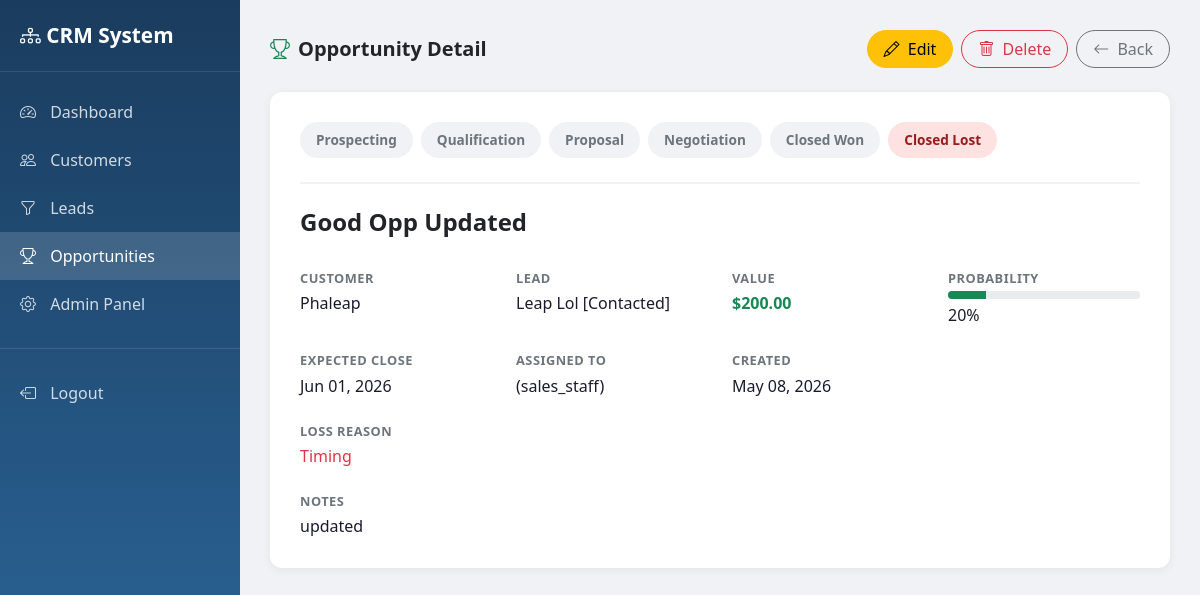
/opportunities/2/ (signed in), run on an earlier commit of the app's database.
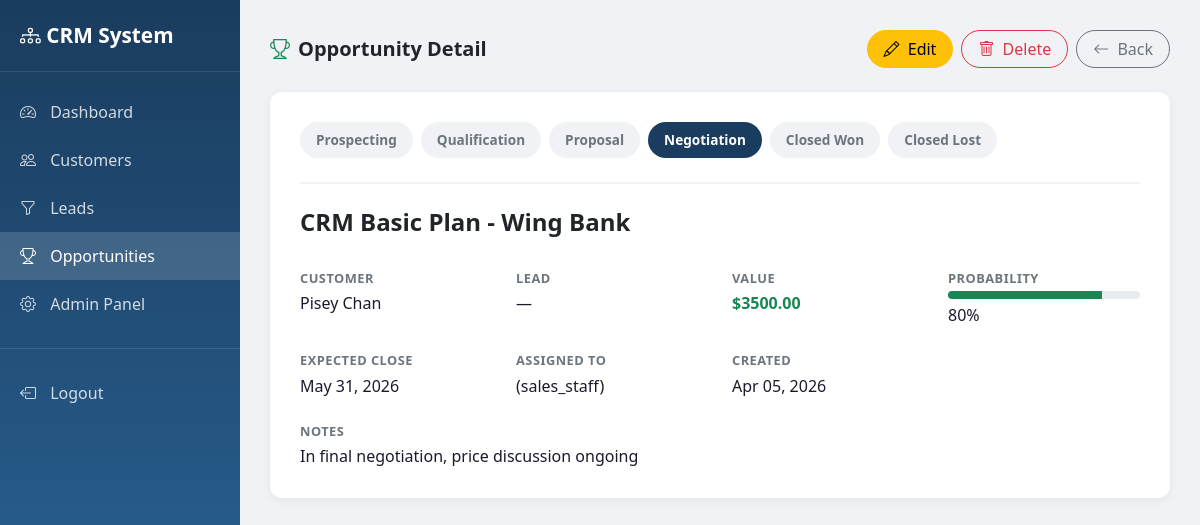
And on a later commit of the database.
### opportunities/models.py (models this page shows, shortened)
class Opportunity(models.Model):
    STAGE_CHOICES = [
        ('prospecting', 'Prospecting'),
        ('qualification', 'Qualification'),
        ('proposal', 'Proposal'),
        ('negotiation', 'Negotiation'),
        ('closed_won', 'Closed Won'),
        ('closed_lost', 'Closed Lost'),
    ]
    title = models.CharField(max_length=255)
    customer = models.ForeignKey(Customer, on_delete=models.SET_NULL, null=True, blank=True)
    lead = models.ForeignKey(Lead, on_delete=models.SET_NULL, null=True, blank=True)
    stage = models.CharField(max_length=30, choices=STAGE_CHOICES, default='prospecting')
    value = models.DecimalField(max_digits=12, decimal_places=2, null=True, blank=True)
    probability = models.IntegerField(default=0, help_text='0-100%')
    expected_close_date = models.DateField(null=True, blank=True)
    actual_close_date = models.DateField(null=True, blank=True)
    loss_reason = models.CharField(max_length=255, blank=True)
    assigned_to = models.ForeignKey(User, on_delete=models.SET_NULL, null=True, blank=True)
    notes = models.TextField(blank=True)
    created_at = models.DateTimeField(auto_now_add=True)
    updated_at = models.DateTimeField(auto_now=True)

### customers/models.py (models this page shows)
class Customer(models.Model):
    SEGMENT_CHOICES = [
        ('enterprise', 'Enterprise'),
        ('smb', 'SMB'),
        ('startup', 'Startup'),
        ('individual', 'Individual'),
    ]
    STATUS_CHOICES = [
        ('active', 'Active'),
        ('inactive', 'Inactive'),
        ('blocked', 'Blocked'),
    ]
    full_name = models.CharField(max_length=200)
    email = models.EmailField(unique=True, blank=True, null=True)
    phone = models.CharField(max_length=20, blank=True)
    company = models.CharField(max_length=200, blank=True)
    job_title = models.CharField(max_length=100, blank=True)
    segment = models.CharField(max_length=20, choices=SEGMENT_CHOICES, blank=True)
    industry = models.CharField(max_length=100, blank=True)
    city = models.CharField(max_length=100, blank=True)
    country = models.CharField(max_length=100, blank=True)
    status = models.CharField(max_length=20, choices=STATUS_CHOICES, default='active')
    tags = models.ManyToManyField(CustomerTag, blank=True)
    assigned_to = models.ForeignKey(User, on_delete=models.SET_NULL, null=True, blank=True, related_name='assigned_customers')
    created_by = models.ForeignKey(User, on_delete=models.SET_NULL, null=True, related_name='created_customers')
    created_at = models.DateTimeField(auto_now_add=True)
    updated_at = models.DateTimeField(auto_now=True)
    def __str__(self):
        return self.full_name

### leads/models.py (models this page shows)
class Lead(models.Model):
    SOURCE_CHOICES = [
        ('website', 'Website'),
        ('referral', 'Referral'),
        ('social_media', 'Social Media'),
        ('cold_call', 'Cold Call'),
        ('event', 'Event'),
    ]
    STATUS_CHOICES = [
        ('new', 'New'),
        ('contacted', 'Contacted'),
        ('qualified', 'Qualified'),
        ('unqualified', 'Unqualified'),
        ('converted', 'Converted'),
    ]
    RATING_CHOICES = [
        ('hot', '🔥 Hot'),
        ('warm', '😊 Warm'),
        ('cold', '❄️ Cold'),
    ]
    full_name = models.CharField(max_length=200)
    email = models.EmailField(blank=True)
    phone = models.CharField(max_length=20, blank=True)
    company = models.CharField(max_length=200, blank=True)
    source = models.CharField(max_length=30, choices=SOURCE_CHOICES, blank=True)
    status = models.CharField(max_length=20, choices=STATUS_CHOICES, default='new')
    rating = models.CharField(max_length=10, choices=RATING_CHOICES, blank=True)
    budget = models.DecimalField(max_digits=12, decimal_places=2, null=True, blank=True)
    notes = models.TextField(blank=True)
    assigned_to = models.ForeignKey(User, on_delete=models.SET_NULL, null=True, blank=True)
    converted_customer = models.ForeignKey(Customer, on_delete=models.SET_NULL, null=True, blank=True)
    converted_at = models.DateTimeField(null=True, blank=True)
    created_at = models.DateTimeField(auto_now_add=True)
    updated_at = models.DateTimeField(auto_now=True)
    def __str__(self):
        return f"{self.full_name} [{self.get_status_display()}]"

### accounts/models.py (models this page shows)
class User(AbstractUser):
    ROLE_CHOICES = [
        ('admin', 'Admin'),
        ('sales_staff', 'Sales Staff'),
        ('customer_service', 'Customer Service'),
    ]
    phone = models.CharField(max_length=20, blank=True)
    role = models.CharField(max_length=20, choices=ROLE_CHOICES, default='sales_staff')
    profile_image = models.ImageField(upload_to='profiles/', blank=True, null=True)
    def __str__(self):
        return f"{self.get_full_name()} ({self.role})"

### opportunities/views.py (the view)
# urls.py: path('<int:pk>/', views.opportunity_detail, name='opportunity_detail'),
@login_required
def opportunity_detail(request, pk):
    opportunity = get_object_or_404(Opportunity, pk=pk)
    return render(request, 'opportunities/opportunity_detail.html', {'opportunity': opportunity})

### templates/opportunities/opportunity_detail.html (shortened to what the changed rows need)
<!DOCTYPE html>
<html lang="en">
<head>
    <link href="https://cdn.jsdelivr.net/npm/bootstrap@5.3.0/dist/css/bootstrap.min.css" rel="stylesheet">
    <link href="https://cdn.jsdelivr.net/npm/bootstrap-icons@1.10.0/font/bootstrap-icons.css" rel="stylesheet">
</head>
<body>
<div class="main-content">
    <div class="detail-card">
        <div class="d-flex gap-2 flex-wrap mb-4 pb-4" style="border-bottom: 2px solid #f0f2f5;">
            {% for stage_val, stage_label in opportunity.STAGE_CHOICES %}
            <span class="pipeline-step
                {% if opportunity.stage == stage_val %}
                    {% if stage_val == 'closed_won' %}done
                    {% elif stage_val == 'closed_lost' %}lost
                    {% else %}active{% endif %}
                {% endif %}">
                {{ stage_label }}
            </span>
            {% endfor %}
        </div>
        <div class="row g-4">
            <div class="col-md-12">
                <h4 class="fw-bold">{{ opportunity.title }}</h4>
            </div>
            <div class="col-md-3">
                <div class="info-label">Customer</div>
                <div class="info-value">{{ opportunity.customer|default:"—" }}</div>
            </div>
            <div class="col-md-3">
                <div class="info-label">Lead</div>
                <div class="info-value">{{ opportunity.lead|default:"—" }}</div>
            </div>
            <div class="col-md-3">
                <div class="info-label">Value</div>
                <div class="info-value text-success fw-bold">
                    {% if opportunity.value %}${{ opportunity.value|floatformat:2 }}{% else %}—{% endif %}
                </div>
            </div>
            <div class="col-md-3">
                <div class="info-label">Probability</div>
                <div class="info-value">
                    <div class="progress mb-1" style="height: 8px;">
                        <div class="progress-bar bg-success" style="width: {{ opportunity.probability }}%"></div>
                    </div>
                    {{ opportunity.probability }}%
                </div>
            </div>
            <div class="col-md-3">
                <div class="info-label">Expected Close</div>
                <div class="info-value">{{ opportunity.expected_close_date|date:"M d, Y"|default:"—" }}</div>
            </div>
            <div class="col-md-3">
                <div class="info-label">Assigned To</div>
                <div class="info-value">{{ opportunity.assigned_to|default:"—" }}</div>
            </div>
            <div class="col-md-3">
                <div class="info-label">Created</div>
                <div class="info-value">{{ opportunity.created_at|date:"M d, Y" }}</div>
            </div>
            {% if opportunity.loss_reason %}
            <div class="col-md-12">
                <div class="info-label">Loss Reason</div>
                <div class="info-value text-danger">{{ opportunity.loss_reason }}</div>
            </div>
            {% endif %}
            {% if opportunity.notes %}
            <div class="col-md-12">
                <div class="info-label">Notes</div>
                <div class="info-value">{{ opportunity.notes }}</div>
            </div>
            {% endif %}
        </div>
    </div>
</div>
</body>
</html>

What changed in the data, as far as the page shows it:
changed Opportunity "(sales_staff)": stage "closed_lost" → "negotiation" (drawn); title "Good Opp Updated" → "CRM Basic Plan - Wing Bank"; customer "Phaleap" → "Pisey Chan"; lead "Leap Lol [Contacted]" → "—"; value "200.00" → "3500.00"; probability "20" → "80"; expected_close_date "Jun 01, 2026" → "May 31, 2026"; created_at "May 08, 2026" → "Apr 05, 2026"; notes "updated" → "In final negotiation, price discussion ongoing"; loss_reason "Timing" → (not shown)
Also different on the page:
text no longer shown: "LOSS REASON"
